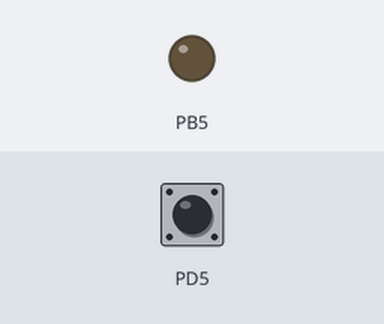
Bench run of a program on a simulated ATmega328P, built with avr-gcc and emulated at 16 MHz. Parts: output pins drawn as LEDs (lit = HIGH). Dashed ring = blinking. The inputs (shaded band) are chosen by the test bench; at power-on: PD5 HIGH.

Above: at 1.2 s.
1.3 s: PD5 pulsed LOW 5 times (0.12 s each, 0.3 s apart)
At 1.75 s:
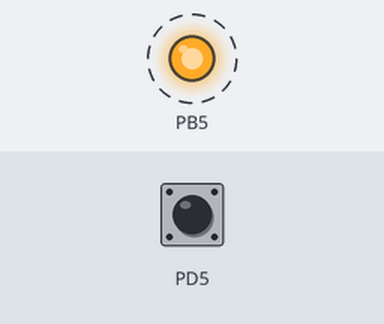
Timing chart, 0 to 4.3 s (numbered marks = the images above; inputs shaded):
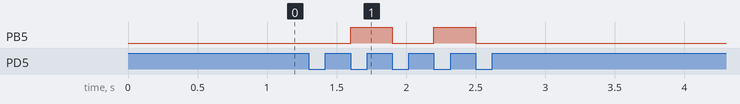

The program:

main.c
```c
/*
 * GPIO Pull up circuit.c
 *
 * Created: 11-10-2026 00:24:07
 * Author : ajith
 */

#define F_CPU 16000000UL
#include <avr/io.h>

int main(void)
{
	DDRD&= ~(1<<DDD5);
	DDRB|=(1<<DDB5);
	while (1)
	{
		if (!(PIND&(1<<PIND5)))
		{
			PORTB^=(1<<PORTB5);
	    }
		while(!(PIND&(1<<PIND5)));


	}
}
```

Measured:
- after the input at 1.3 s, PB5: alternates HIGH for 0.30 s and LOW for 0.30 s, 4 changes in all, then stays LOW, starting after 0.30 s
